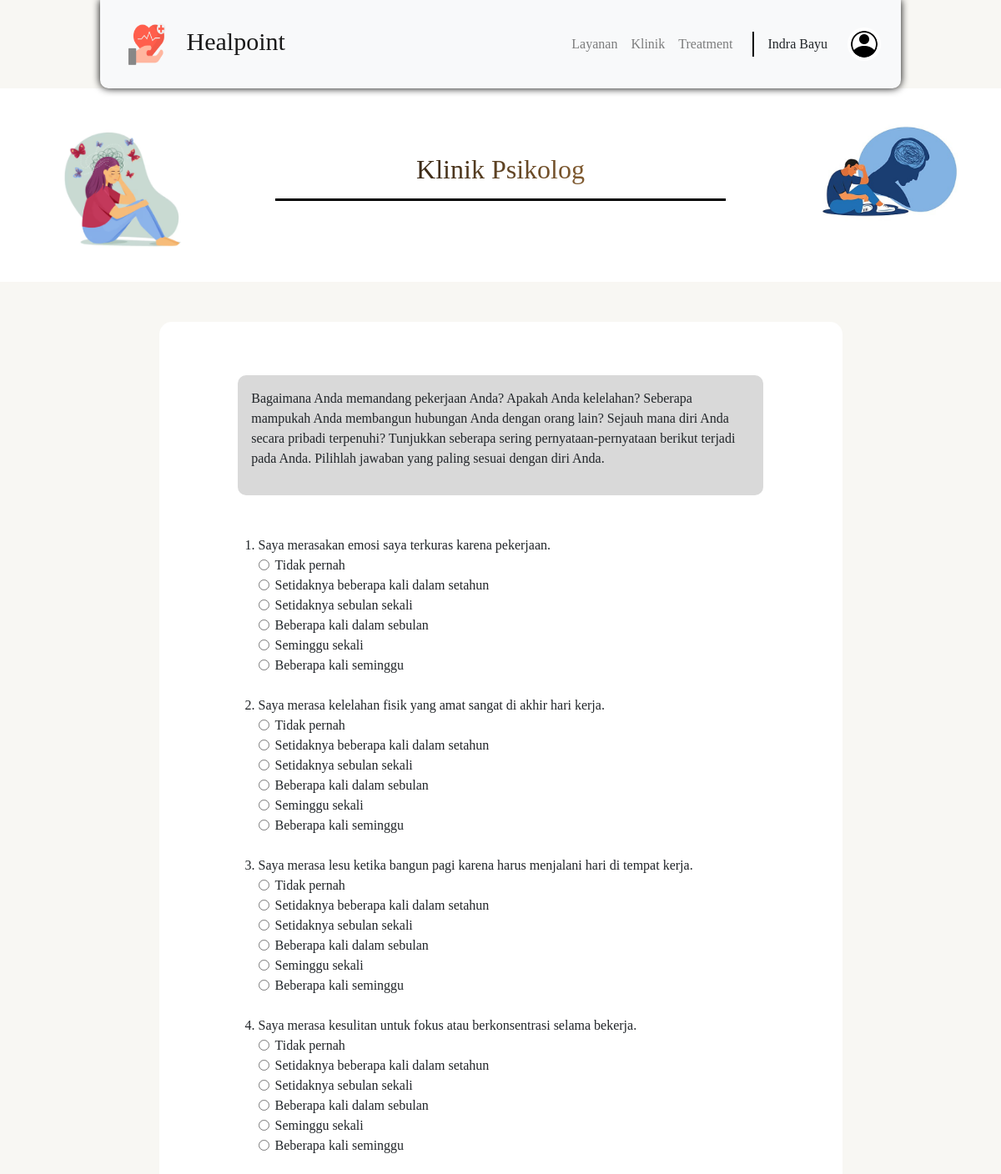
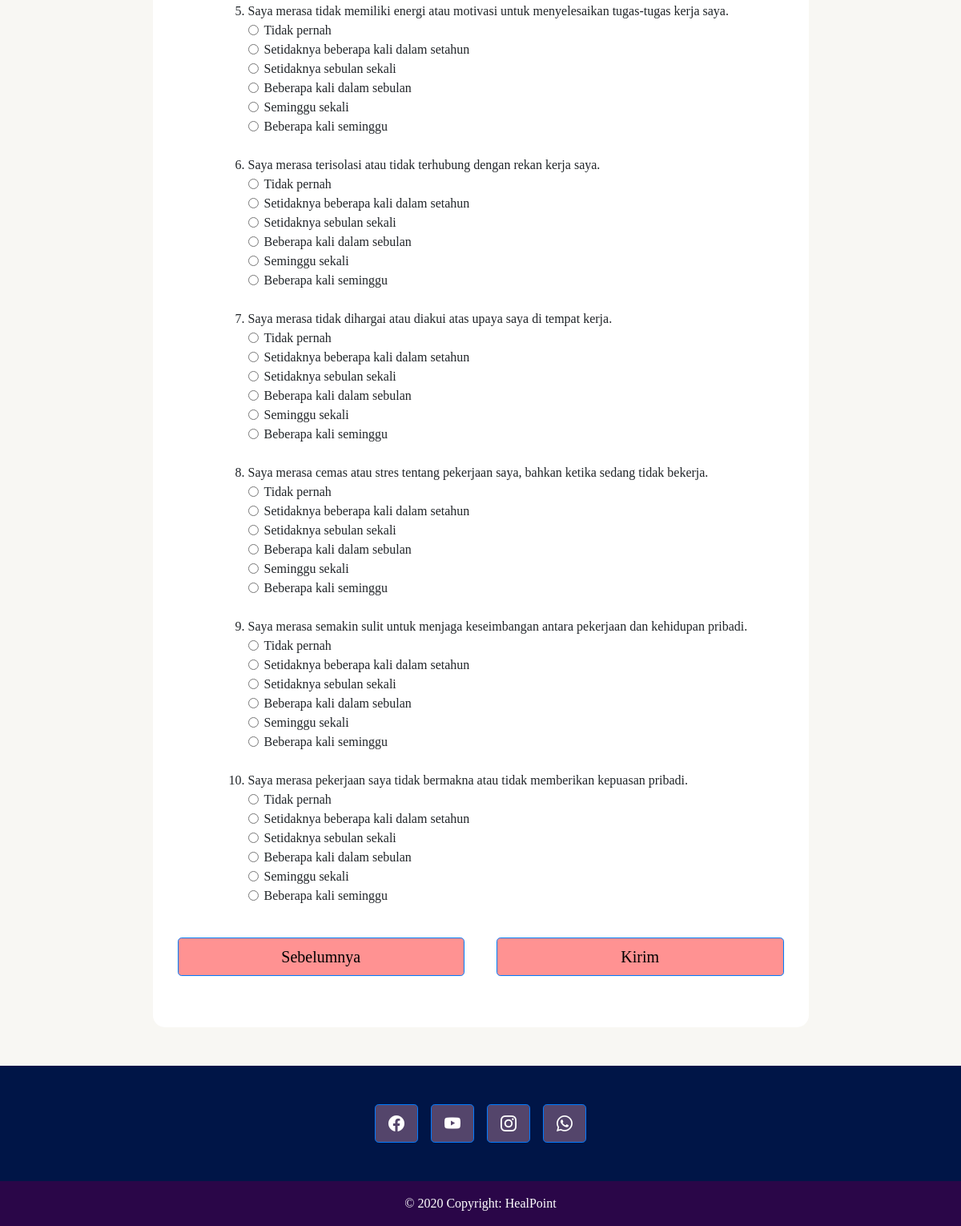
Page /quizpage.php (signed in) on the committed database (2 pictures, top to bottom).
### tables this page shows
CREATE TABLE `questions` (
  `id` int(11) NOT NULL,
  `question_text` text NOT NULL,
  `answer1` varchar(255) NOT NULL,
  `answer2` varchar(255) NOT NULL,
  `answer3` varchar(255) NOT NULL,
  `answer4` varchar(255) NOT NULL,
  `answer5` varchar(255) NOT NULL,
  `answer6` varchar(255) NOT NULL
);

### quizpage.php (the view, shortened to what this page needs)
<?php
include './inc/inc_header.php';
require_once './inc/inc_connection.php';
$sql = "SELECT * FROM questions";
$result = mysqli_query($koneksi, $sql);
?>
<section>
    <div class="container-fluid tag-layanan" style="background-color:white;">
        <div class="row" style="background-color: white; padding: 30px 0 20px 0;">
            <div class="col-md-3 pl-5">
                <img src="assets/layananpage.png" width="200" class="img-thumbnail"
                    style="background-color: transparent; border: none;" alt="...">
            </div>
            <div class="col-md-6">
                <div class="container container-title-klinik">
                    <h2 class="text-center mt-5"
                        style="background: linear-gradient(90deg, #000, #BB8446); -webkit-background-clip: text; -webkit-text-fill-color: transparent;">
                        Klinik Psikolog</h2>
                    <hr style=" border-width: 3px; width: 100%; background-color: #000;">
                </div>
            </div>
            <div class="col-md-3 pl-5">
                <img src="assets/layananpage1.png" width="270" style="background-color: transparent; border: none;"
                    class="img-thumbnail" alt="...">
            </div>
        </div>
    </div>
</section>
<section>
    <div class="container-fluid mb-5">
        <div class="container bg-white mt-5 p-3" style="width: 70%; border-radius: 15px;">
            <div class="container mt-5 mb-5 p-3" style="width: 80%; background-color: #D9D9D9; border-radius: 10px;">
                <p>
                    Bagaimana Anda memandang pekerjaan Anda? Apakah Anda kelelahan? Seberapa mampukah Anda membangun
                    hubungan Anda dengan orang lain? Sejauh mana diri Anda secara pribadi terpenuhi? Tunjukkan
                    seberapa sering pernyataan-pernyataan berikut terjadi pada Anda. Pilihlah jawaban yang paling
                    sesuai dengan diri Anda.
                </p>
            </div>
            <form action="process_quiz.php" method="POST">
                <div class="container container-question">
                    <ol class="ml-5">
                        <?php while ($row = mysqli_fetch_assoc($result)): ?>
                            <li>
                                <?php echo $row['question_text']; ?>
                                <div class="container box-multiple" style="display: inline;">
                                    <?php for ($i = 1; $i <= 6; $i++): ?>
                                        <div class="form-check">
                                            <input class="form-check-input" type="radio"
                                                   name="answers[<?php echo $row['id']; ?>]"
                                                   id="answer<?php echo $row['id'] . '_' . $i; ?>"
                                                   value="<?php echo $i; ?>" required>
                                            <label class="form-check-label" for="answer<?php echo $row['id'] . '_' . $i; ?>">
                                                <?php echo $row["answer$i"]; ?>
                                            </label>
                                        </div>
                                    <?php endfor; ?>
                                </div>
                            </li>
                        <?php endwhile; ?>
                    </ol>
                </div>
                <div class="container mb-5" style="justify-content: center; align-items: center; display: flex; gap: 40px;">
                    <a href="layananpage.php" type="button" class="btn btn-primary btn-lg" style="background-color: #FF9292; width: 50vh; color: black;">Sebelumnya</a>
                    <button type="submit" name="submit" class="btn btn-primary btn-lg" style="background-color: #FF9292; width: 50vh; color: #000;">Kirim</button>
                </div>
            </form>
        </div>
    </div>
</section>
<?php
    include './inc/inc_footer.php';
?>

### style.css (style rules this page uses)
*, html { font-family: Poppins; }
body { background-color: #F8F7F3; font-family: "Inria Sans", serif; overflow: -moz-scrollbars-none; -ms-overflow-style: none; scrollbar-width: none; }
.tag-layanan, .container-title-klinik { font-family: "Milonga", serif; font-size: 70px; }

### rows in the picture
questions: question_text "Saya merasakan emosi saya terkuras karena pekerjaan.", answer1 "Tidak pernah", answer2 "Setidaknya beberapa kali dalam setahun", answer3 "Setidaknya sebulan sekali", answer4 "Beberapa kali dalam sebulan", answer5 "Seminggu sekali", answer6 "Beberapa kali seminggu"
questions: question_text "Saya merasa kelelahan fisik yang amat sangat di akhir hari kerja.", answer1 "Tidak pernah", answer2 "Setidaknya beberapa kali dalam setahun", answer3 "Setidaknya sebulan sekali", answer4 "Beberapa kali dalam sebulan", answer5 "Seminggu sekali", answer6 "Beberapa kali seminggu"
questions: question_text "Saya merasa lesu ketika bangun pagi karena harus menjalani hari di tempat kerja.", answer1 "Tidak pernah", answer2 "Setidaknya beberapa kali dalam setahun", answer3 "Setidaknya sebulan sekali", answer4 "Beberapa kali dalam sebulan", answer5 "Seminggu sekali", answer6 "Beberapa kali seminggu"
questions: question_text "Saya merasa kesulitan untuk fokus atau berkonsentrasi selama bekerja.", answer1 "Tidak pernah", answer2 "Setidaknya beberapa kali dalam setahun", answer3 "Setidaknya sebulan sekali", answer4 "Beberapa kali dalam sebulan", answer5 "Seminggu sekali", answer6 "Beberapa kali seminggu"
questions: question_text "Saya merasa tidak memiliki energi atau motivasi untuk menyelesaikan tugas-tugas kerja saya.", answer1 "Tidak pernah", answer2 "Setidaknya beberapa kali dalam setahun", answer3 "Setidaknya sebulan sekali", answer4 "Beberapa kali dalam sebulan", answer5 "Seminggu sekali", answer6 "Beberapa kali seminggu"
questions: question_text "Saya merasa terisolasi atau tidak terhubung dengan rekan kerja saya.", answer1 "Tidak pernah", answer2 "Setidaknya beberapa kali dalam setahun", answer3 "Setidaknya sebulan sekali", answer4 "Beberapa kali dalam sebulan", answer5 "Seminggu sekali", answer6 "Beberapa kali seminggu"
questions: question_text "Saya merasa tidak dihargai atau diakui atas upaya saya di tempat kerja.", answer1 "Tidak pernah", answer2 "Setidaknya beberapa kali dalam setahun", answer3 "Setidaknya sebulan sekali", answer4 "Beberapa kali dalam sebulan", answer5 "Seminggu sekali", answer6 "Beberapa kali seminggu"
questions: question_text "Saya merasa cemas atau stres tentang pekerjaan saya, bahkan ketika sedang tidak bekerja.", answer1 "Tidak pernah", answer2 "Setidaknya beberapa kali dalam setahun", answer3 "Setidaknya sebulan sekali", answer4 "Beberapa kali dalam sebulan", answer5 "Seminggu sekali", answer6 "Beberapa kali seminggu"
questions: question_text "Saya merasa semakin sulit untuk menjaga keseimbangan antara pekerjaan dan kehidupan pribadi.", answer1 "Tidak pernah", answer2 "Setidaknya beberapa kali dalam setahun", answer3 "Setidaknya sebulan sekali", answer4 "Beberapa kali dalam sebulan", answer5 "Seminggu sekali", answer6 "Beberapa kali seminggu"
questions: question_text "Saya merasa pekerjaan saya tidak bermakna atau tidak memberikan kepuasan pribadi.", answer1 "Tidak pernah", answer2 "Setidaknya beberapa kali dalam setahun", answer3 "Setidaknya sebulan sekali", answer4 "Beberapa kali dalam sebulan", answer5 "Seminggu sekali", answer6 "Beberapa kali seminggu"

### other values in the picture
$fullName "Indra Bayu"
